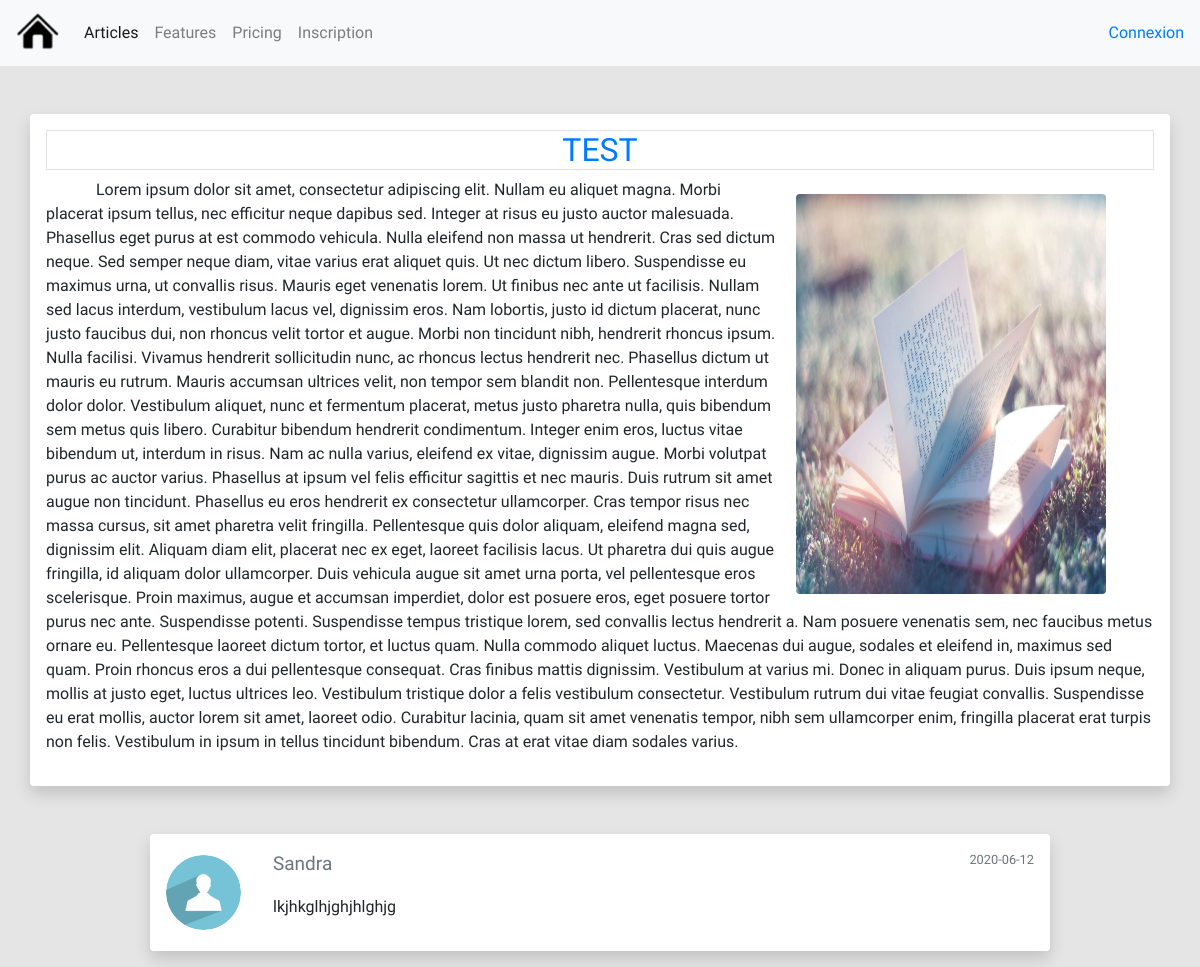
Page /article.php?id=30 on the committed database.
### tables this page shows
CREATE TABLE IF NOT EXISTS `articles` (
  `id` int(11) NOT NULL AUTO_INCREMENT,
  `sujet` varchar(100) NOT NULL,
  `titre_livre` varchar(55) NOT NULL,
  `auteur_livre` varchar(55) NOT NULL,
  `categorie` varchar(25) NOT NULL,
  `p1` text,
  `p2` text,
  `p3` text,
  `p4` text,
  `p5` text,
  `auteur` varchar(25) NOT NULL,
  `date_ajout` date NOT NULL,
  `nom_img` varchar(55) DEFAULT NULL,
  `nb_commentaires` int(11) NOT NULL DEFAULT '0',
  PRIMARY KEY (`id`)
);

CREATE TABLE IF NOT EXISTS `commentaires` (
  `id_com` int(11) NOT NULL AUTO_INCREMENT,
  `id_article` int(11) NOT NULL,
  `id_membre` int(11) NOT NULL,
  `commentaire` text NOT NULL,
  `date_ajout` date NOT NULL,
  PRIMARY KEY (`id_com`),
  KEY `fk_articlesCom` (`id_article`),
  KEY `fk_utilisateurCom` (`id_membre`)
);

CREATE TABLE IF NOT EXISTS `utilisateurs` (
  `id` int(11) NOT NULL AUTO_INCREMENT,
  `nom` varchar(25) NOT NULL,
  `prenom` varchar(25) NOT NULL,
  `email` varchar(50) NOT NULL,
  `mdp` varchar(25) NOT NULL,
  `role` varchar(10) NOT NULL DEFAULT 'membre',
  PRIMARY KEY (`id`),
  UNIQUE KEY `email` (`email`)
);

### src/article.php (the view, shortened to what this page needs)
<?php
    include "NoView/bdd.php";
    $id = $_GET['id'];
    $article = $bdd->query('SELECT * FROM articles WHERE id = "' . $id . '"');
    $a = $article->fetch();
    $commentaires = $bdd->query('SELECT * FROM commentaires INNER JOIN utilisateurs ON utilisateurs.id = id_membre WHERE id_article = "' . $id . '" ORDER BY date_ajout ASC');
?>
<!DOCTYPE html>
<html lang="fr">
<head>
    <link rel="stylesheet" type="text/css" href="css/style_global.css">
    <link rel="stylesheet" type="text/css" href="css/style_article.css">
</head>
<body class="body">
    <?php include "NoView/header.php"; ?>
    <div class="container mt-5 shadow p-3 mb-5 bg-white rounded">
        <h2 class="text-center text-primary border"><?php echo $a['sujet']; ?></h2>
        <?php
            echo '<p style="text-indent: 50px;"><img class="img-article rounded ml-3 mr-5 mt-3" style="float: right;" src="img/livre/'.$a['nom_img'].'.jpg">'.$a['p1'].'
            </p>';
        ?>
    </div>
    <?php while($com = $commentaires->fetch()){
        $image = 'avatar/'.$com["id_membre"].'.jpg';
        $image_par_defaut = 'avatar/default.jpg';
    ?>
    <div class="media container w-75 mt-4 shadow mb-3 p-3 bg-white rounded">
        <?php
        if(is_file($image)){
            echo '<img class="image-ronde align-self-center mr-3"  src="'.$image.'">';
        }else {
            echo '<img class="image-ronde align-self-center mr-3"  src="'.$image_par_defaut.'">';
        }
        ?>
        <div class="media-body ml-3">
            <p class="card-text"><small class="text-muted"><span style="font-size: 19px;"><?php echo $com['prenom'];?></span><?php echo '<span class="float-right">'.$com['date_ajout'].'</span>' ?></small></p>
            <p><?php echo $com['commentaire']; ?></p>
        </div>
    </div>
    <?php } ?>
</body>
</html>

### src/css/style_global.css (style rules this page uses)
* { font-family: "Lemonada"; }
.body { margin: 0px; background: #e5e5e5; }
.image-ronde { width : 75px; height : 75px; border: none; -moz-border-radius : 75px; -webkit-border-radius : 75px; border-radius : 75px; }

### src/css/style_article.css (style rules this page uses)
.img-article { width : 310px; height : 400px; }

### rows in the picture
articles: sujet "TEST", nom_img (picture), p1 "Lorem ipsum dolor sit amet, consectetur adipiscing elit. Nullam eu aliquet magna. Morbi placerat ipsum tellus, nec efficitur neque dapibus sed. Integer at risus eu justo auctor malesuada. Phasellus eget purus at est commodo vehicula. Nulla eleifend non massa ut hendrerit. Cras sed dictum neque. Sed semper neque diam, vitae varius erat aliquet quis. Ut nec dictum libero. Suspendisse eu maximus urna, ut convallis risus. Mauris eget venenatis lorem. Ut finibus nec ante ut facilisis. Nullam sed lacus interdum, vestibulum lacus vel, dignissim eros. Nam lobortis, justo id dictum placerat, nunc justo faucibus dui, non rhoncus velit tortor et augue. Morbi non tincidunt nibh, hendrerit rhoncus…"
commentaires: utilisateurs.prenom "Sandra", date_ajout "2020-06-12", commentaire "lkjhkglhjghjhlghjg"
